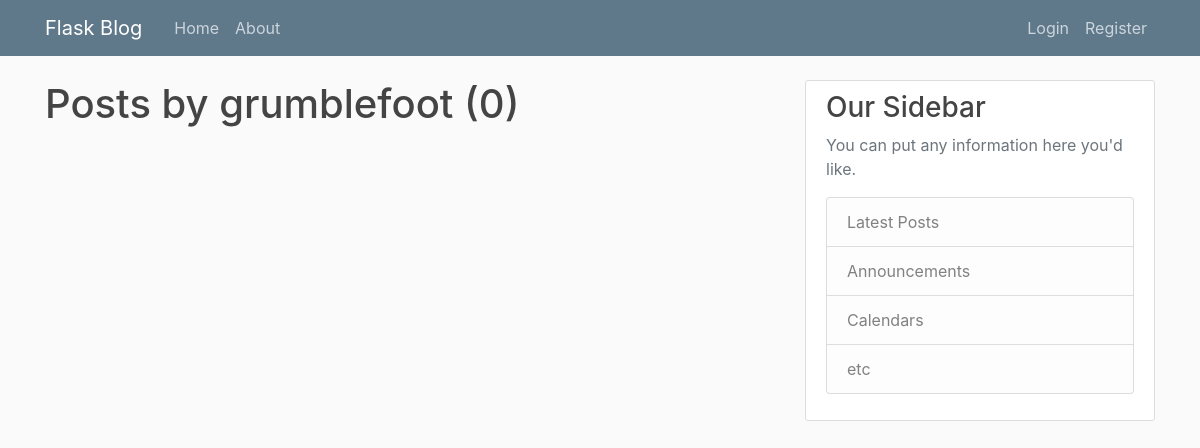
The app's page /user/grumblefoot, older data.
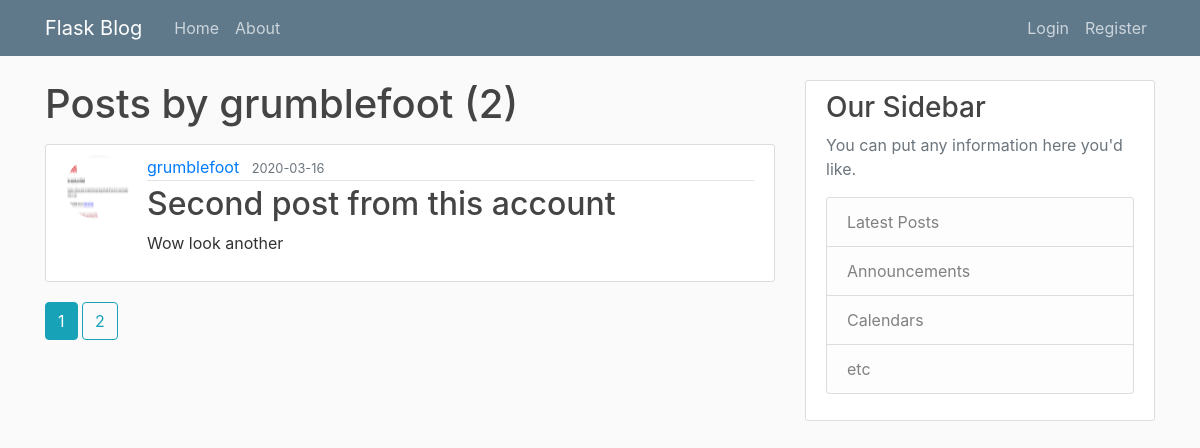
The same page, newer data.
### flaskBlog/models.py (models this page shows, shortened)
class User(db.Model, UserMixin):
    id = db.Column(db.Integer, primary_key=True)
    username = db.Column(db.String(20), unique=True, nullable=False)
    email = db.Column(db.String(120), unique=True, nullable=False)
    image_file = db.Column(db.String(20), nullable=False, default='default.jpg')
    password = db.Column(db.String(60), nullable=False)
    posts = db.relationship('Post', backref='author', lazy=True)

class Post(db.Model):
    id = db.Column(db.Integer, primary_key=True)
    title = db.Column(db.String(100), nullable=False)
    date_posted = db.Column(db.DateTime, nullable=False, default=datetime.utcnow)
    content = db.Column(db.Text, nullable=False)
    user_id = db.Column(db.Integer, db.ForeignKey('user.id'), nullable=False)

### flaskBlog/routes.py (the view)
@app.route("/user/<string:username>")
@app.route("/home")
def user_posts(username):
    page = request.args.get('page', 1, type=int)
    user = User.query.filter_by(username=username).first_or_404()
    posts = Post.query.filter_by(author=user)\
        .order_by(Post.date_posted.desc())\
        .paginate(page=page, per_page=1)
    return render_template('user_posts.html', posts=posts, user=user)

### flaskBlog/templates/user_posts.html
{% extends "layout.html" %}
{% block content %}
  <h1 class="mb-3">Posts by {{ user.username }} ({{ posts.total }})</h1>
  {% for post in posts.items %}
    <article class="media content-section">
    <img class="rounded-circle article-img" src="{{ url_for('static', filename='profile_pics/' + post.author.image_file) }}">
    <div class="media-body">
      <div class="article-metadata">
        <a class="mr-2" href="{{ url_for('user_posts', username=post.author.username) }}">{{ post.author.username }}</a>
        <small class="text-muted">{{ post.date_posted.strftime('%Y-%m-%d') }}</small>
      </div>
      <h2><a class="article-title" href="{{ url_for('post', post_id=post.id) }}">{{ post.title }}</a></h2>
      <p class="article-content">{{ post.content }}</p>
    </div>
    </article>
  {% endfor %}
  {% for page_num in posts.iter_pages(left_edge=1, right_edge=1, left_current=1, right_current=2) %}
    {% if page_num %}
      {% if posts.page == page_num %}
        <a class="btn btn-info mb-4" href="{{ url_for('user_posts', username=user.username, page=page_num) }}">{{ page_num }}</a>
      {% else %}
        <a class="btn btn-outline-info mb-4" href="{{ url_for('user_posts', username=user.username, page=page_num) }}">{{ page_num }}</a>
      {% endif %}
    {% else %}
      ...
    {% endif %}
  {% endfor %}
{% endblock content %}

### flaskBlog/templates/layout.html (shortened to what this page needs)
<!DOCTYPE html>
<html lang="en" dir="ltr">
  <head>
    <link rel="stylesheet" href="https://stackpath.bootstrapcdn.com/bootstrap/4.3.1/css/bootstrap.min.css">
    <link rel="stylesheet" type="text/css" href="{{ url_for('static', filename='main.css') }}">
  </head>
  <body>
    <header class="site-header">
      <nav class="navbar navbar-expand-md navbar-dark bg-steel fixed-top">
        <div class="container">
          <a class="navbar-brand mr-4" href="/">Flask Blog</a>
          <div class="collapse navbar-collapse" id="navbarToggle">
            <div class="navbar-nav mr-auto">
              <a class="nav-item nav-link" href="{{ url_for('home') }}">Home</a>
              <a class="nav-item nav-link" href="{{ url_for('about') }}">About</a>
            </div>
            <div class="navbar-nav">
              {% if current_user.is_authenticated %}
                <a class="nav-item nav-link" href="{{ url_for('new_post') }}">New Post</a>
                <a class="nav-item nav-link" href="{{ url_for('account') }}">Account</a>
                <a class="nav-item nav-link" href="{{ url_for('logout') }}">Logout</a>
              {% else %}
                <a class="nav-item nav-link" href="{{ url_for('login') }}">Login</a>
                <a class="nav-item nav-link" href="{{ url_for('register') }}">Register</a>
              {% endif %}
            </div>
          </div>
        </div>
      </nav>
    </header>
    <main role="main" class="container">
      <div class="row">
        <div class="col-md-8">
          {% block content %}{% endblock %}
        </div>
        <div class="col-md-4">
          <div class="content-section">
            <h3>Our Sidebar</h3>
            <p class='text-muted'>You can put any information here you'd like.
              <ul class="list-group">
                <li class="list-group-item list-group-item-light">Latest Posts</li>
                <li class="list-group-item list-group-item-light">Announcements</li>
                <li class="list-group-item list-group-item-light">Calendars</li>
                <li class="list-group-item list-group-item-light">etc</li>
              </ul>
            </p>
          </div>
        </div>
      </div>
    </main>
  </body>
</html>

### flaskBlog/static/main.css (style rules this page uses)
body { background: #fafafa; color: #333333; margin-top: 5rem; }
h1, h2, h3, h4, h5, h6 { color: #444444; }
.bg-steel { background-color: #5f788a; }
.site-header .navbar-nav .nav-link { color: #cbd5db; }
.content-section { background: #ffffff; padding: 10px 20px; border: 1px solid #dddddd; border-radius: 3px; margin-bottom: 20px; }
.article-title { color: #444444; }
.article-content { white-space: pre-line; }
.article-img { height: 65px; width: 65px; margin-right: 16px; }
.article-metadata { padding-bottom: 1px; margin-bottom: 4px; border-bottom: 1px solid #e3e3e3 }

Row changes from the older to the newer data that the page shows:
added Post: image_file (picture), author.username "grumblefoot", date_posted "2020-03-16", title "Second post from this account", content "Wow look another"
Text that changed along with them:
{{ posts.total }}: "0" → "2"
new list line: "1"
new list line: "2"
